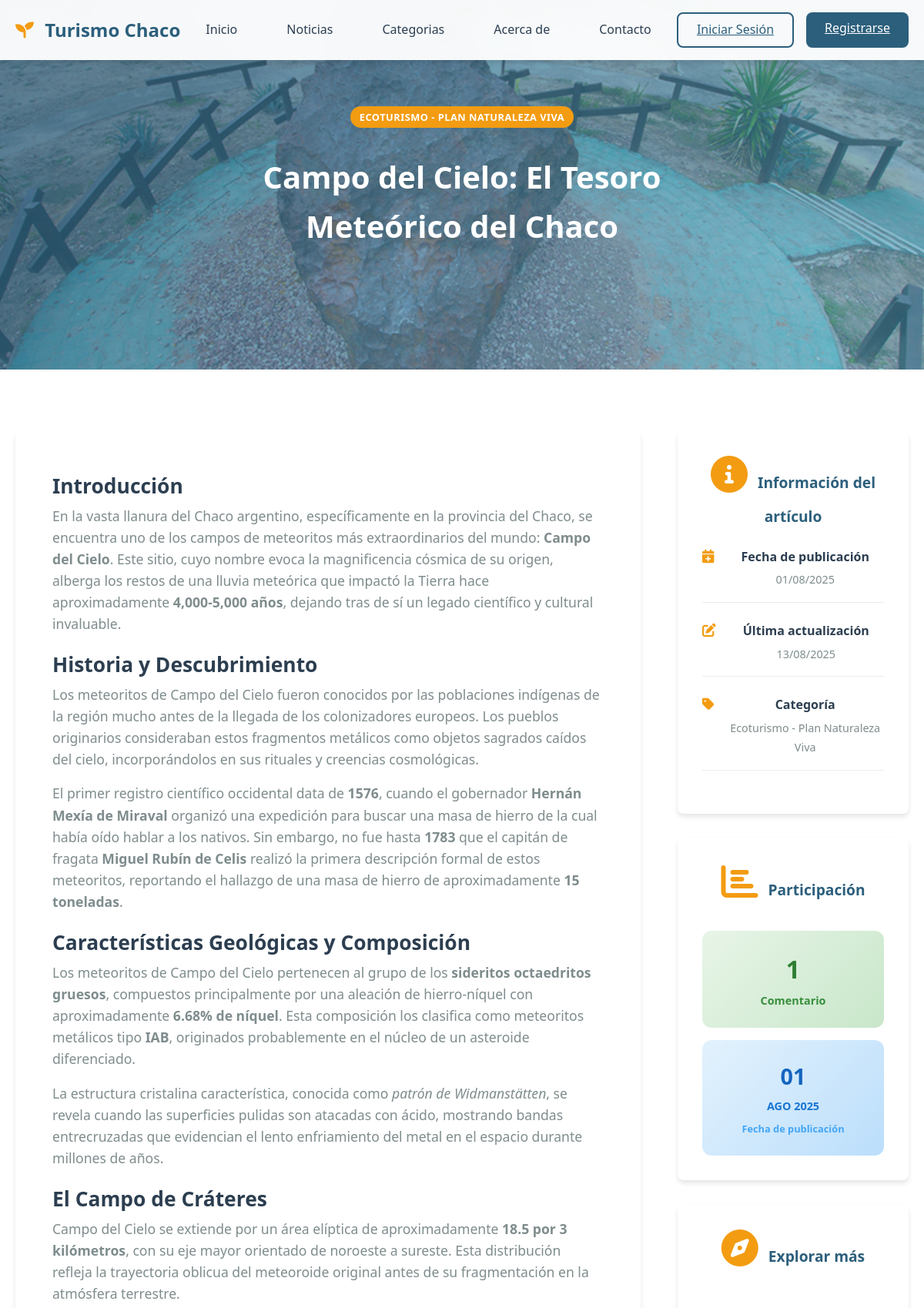
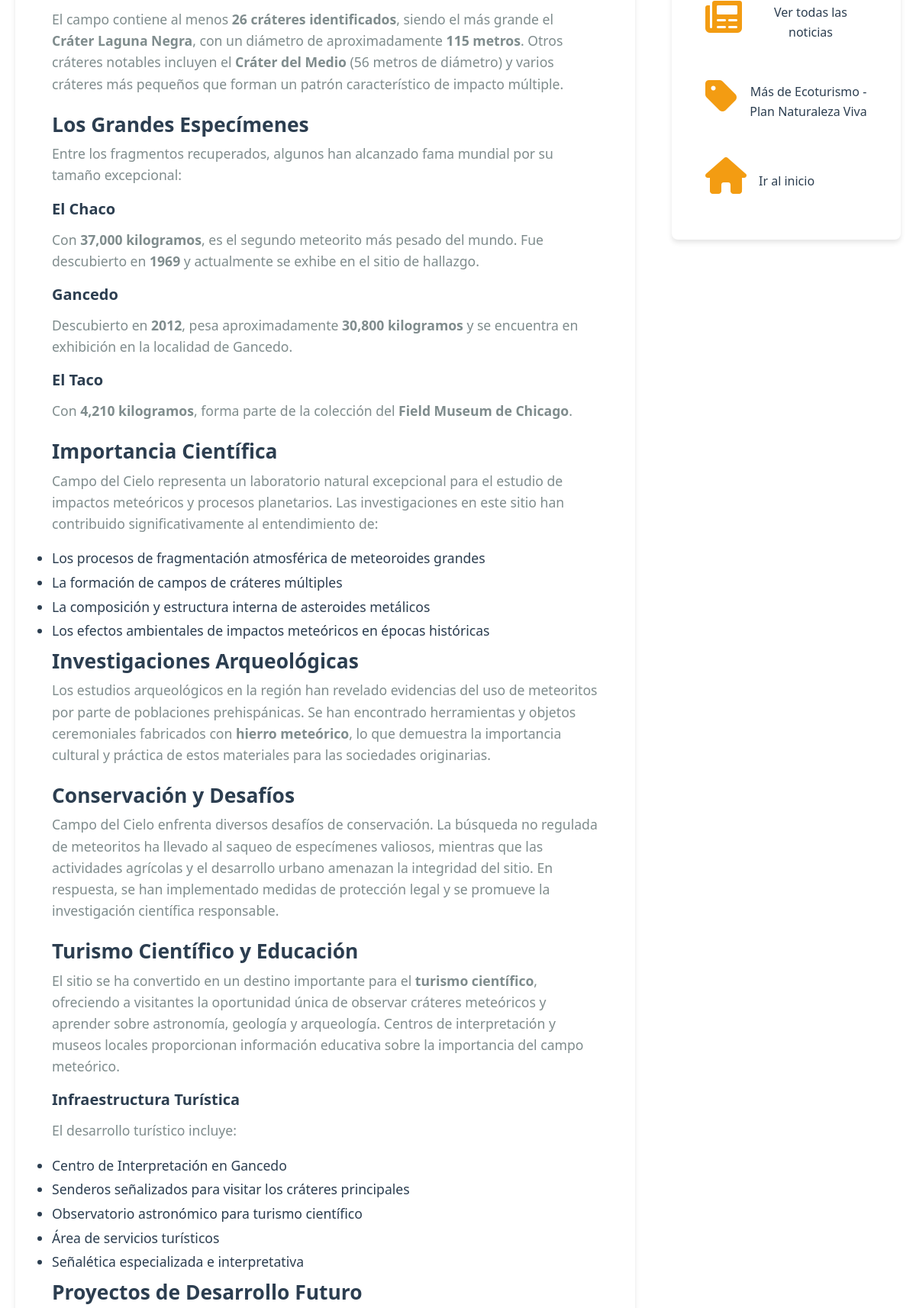
The page /Articulos/Detalle/1/ (upper part) on the database its author committed (2 pictures, top to bottom).
### apps/articulos/models.py (models this page shows, shortened)
class Articulo(models.Model):
    creado = models.DateTimeField(
        auto_now_add=True
    )
    modificado = models.DateTimeField(
        auto_now=True
    )
    titulo = models.CharField(max_length=50)
    contenido = models.TextField()
    resumen = models.TextField(max_length=300, help_text="Breve descripción del artículo")
    imagen_destacada = models.ImageField(upload_to='articulos', blank=True, null=True)
    tags = models.CharField(max_length=200, blank=True, help_text="Separar con comas")
    categoria= models.ForeignKey(Categoria, null=True, on_delete=models.CASCADE)
    def misComentarios(self):
        return self.comentario_set.all()

### apps/genericos/models.py (models this page shows, shortened)
class Categoria(models.Model):
	nombre = models.CharField(max_length=60)
	imagen = models.ImageField(upload_to = 'categorias', null = True)

### apps/articulos/views.py (the view)
# urls.py: path('Detalle/<int:pk>/', views.detalle_articulo, name='path_detalle_articulo'),
def detalle_articulo(request, pk):
    articulo = get_object_or_404(Articulo, pk=pk)
    context = {
        'articulo': articulo,
    }
    return render(request, 'articulos/detalle.html', context)

### templates/articulos/detalle.html (shortened to what this page needs)
{% extends "base.html" %}
{% load static %}
{% block contenido_cuerpo %}
<section class="hero hero-article" {% if articulo.imagen_destacada %}data-bg="{{ articulo.imagen_destacada.url }}"{% else %}data-bg="{% static 'img/portada.jpg' %}"{% endif %}>
    <div class="hero-content">
        <div class="container">
            <div style="margin-bottom: 1rem;">
                <span class="news-category">{{ articulo.categoria.nombre|upper|default:"TURISMO" }}</span>
            </div>
            <h1 class="hero-title" style="font-size: 2.5rem; margin-bottom: 1rem;">{{ articulo.titulo }}</h1>
        </div>
    </div>
</section>
<section class="news-section">
    <div class="container">
        <div style="display: grid; grid-template-columns: 1fr 300px; gap: 3rem; max-width: 1200px; margin: 0 auto;">
            <main class="news-card" style="padding: 3rem; margin-bottom: 0;">
                <div class="news-content" style="padding: 0;">
                    <div style="font-size: 1.1rem; line-height: 1.8; color: var(--text-dark);">
                        {{ articulo.contenido|safe }}
                    </div>
                </div>
            </main>
            <aside style="display: flex; flex-direction: column; gap: 2rem;">
                <div class="highlight-card">
                    <h3 style="color: var(--primary-color); font-size: 1.2rem; margin-bottom: 1.5rem;">
                        <i class="fas fa-info-circle" style="color: var(--accent-color); margin-right: 0.5rem;"></i>
                        Información del artículo
                    </h3>
                    <div style="display: flex; align-items: flex-start; gap: 1rem; margin-bottom: 1.5rem; padding-bottom: 1rem; border-bottom: 1px solid var(--gray-medium);">
                        <i class="fas fa-calendar-plus" style="color: var(--accent-color); font-size: 1.1rem; margin-top: 0.2rem;"></i>
                        <div style="flex: 1;">
                            <strong style="display: block; color: var(--text-dark); font-weight: 600; margin-bottom: 0.25rem;">Fecha de publicación</strong>
                            <span style="color: var(--text-light); font-size: 0.9rem;">{{ articulo.creado|date:"d/m/Y" }}</span>
                        </div>
                    </div>
                    <div style="display: flex; align-items: flex-start; gap: 1rem; margin-bottom: 1.5rem; padding-bottom: 1rem; border-bottom: 1px solid var(--gray-medium);">
                        <i class="fas fa-edit" style="color: var(--accent-color); font-size: 1.1rem; margin-top: 0.2rem;"></i>
                        <div style="flex: 1;">
                            <strong style="display: block; color: var(--text-dark); font-weight: 600; margin-bottom: 0.25rem;">Última actualización</strong>
                            <span style="color: var(--text-light); font-size: 0.9rem;">{{ articulo.modificado|date:"d/m/Y" }}</span>
                        </div>
                    </div>
                    {% if articulo.categoria %}
                        <div style="display: flex; align-items: flex-start; gap: 1rem; margin-bottom: 1.5rem; padding-bottom: 1rem; border-bottom: 1px solid var(--gray-medium);">
                            <i class="fas fa-tag" style="color: var(--accent-color); font-size: 1.1rem; margin-top: 0.2rem;"></i>
                            <div style="flex: 1;">
                                <strong style="display: block; color: var(--text-dark); font-weight: 600; margin-bottom: 0.25rem;">Categoría</strong>
                                <span style="color: var(--text-light); font-size: 0.9rem;">{{ articulo.categoria.nombre }}</span>
                            </div>
                        </div>
                    {% endif %}
                </div>
                <div class="highlight-card">
                    <h3 style="color: var(--primary-color); font-size: 1.2rem; margin-bottom: 1.5rem;">
                        <i class="fas fa-chart-bar" style="color: var(--accent-color); margin-right: 0.5rem;"></i>
                        Participación
                    </h3>
                    <div class="stats" style="display: flex; flex-direction: column; gap: 1rem; margin: 0; text-align: center;">
                        <div class="stat" style="background: linear-gradient(135deg, #e8f5e8, #c8e6c9); padding: 1.5rem; border-radius: 12px;">
                            <h3 style="margin-bottom: 0.25rem; color: #2e7d32; font-size: 2rem;">{{ articulo.misComentarios.count }}</h3>
                            <p style="font-size: 0.9rem; color: #388e3c; font-weight: 600; margin: 0;">
                                Comentario{{ articulo.misComentarios.count|pluralize }}
                            </p>
                        </div>
                        <div class="stat" style="background: linear-gradient(135deg, #e3f2fd, #bbdefb); padding: 1.5rem; border-radius: 12px;">
                            <h3 style="margin-bottom: 0.25rem; color: #1565c0; font-size: 1.8rem;">{{ articulo.creado|date:"d" }}</h3>
                            <p style="font-size: 0.9rem; color: #1976d2; font-weight: 600; margin: 0;">{{ articulo.creado|date:"M Y"|upper }}</p>
                            <p style="font-size: 0.8rem; color: #42a5f5; margin: 0.5rem 0 0 0;">Fecha de publicación</p>
                        </div>
                    </div>
                </div>
                <div class="highlight-card">
                    <h3 style="color: var(--primary-color); font-size: 1.2rem; margin-bottom: 1.5rem;">
                        <i class="fas fa-compass" style="color: var(--accent-color); margin-right: 0.5rem;"></i>
                        Explorar más
                    </h3>
                    <div style="display: flex; flex-direction: column; gap: 1rem;">
                        <a href="{% url 'articulos:path_listar_articulos' %}"
                           style="display: flex; align-items: center; gap: 1rem; color: var(--text-dark); text-decoration: none; padding: 0.75rem; border-radius: 8px; transition: background-color 0.3s ease;"
                           onmouseover="this.style.backgroundColor='#f8f9fa'"
                           onmouseout="this.style.backgroundColor='transparent'">
                            <i class="fas fa-newspaper" style="color: var(--accent-color);"></i>
                            <span style="font-weight: 500;">Ver todas las noticias</span>
                        </a>
                        {% if articulo.categoria %}
                        <a href="{% url 'articulos:path_filtro_categoria' articulo.categoria.pk %}"
                           style="display: flex; align-items: center; gap: 1rem; color: var(--text-dark); text-decoration: none; padding: 0.75rem; border-radius: 8px; transition: background-color 0.3s ease;"
                           onmouseover="this.style.backgroundColor='#f8f9fa'"
                           onmouseout="this.style.backgroundColor='transparent'">
                            <i class="fas fa-tag" style="color: var(--accent-color);"></i>
                            <span style="font-weight: 500;">Más de {{ articulo.categoria.nombre }}</span>
                        </a>
                        {% endif %}
                        <a href="{% url 'path_home' %}"
                           style="display: flex; align-items: center; gap: 1rem; color: var(--text-dark); text-decoration: none; padding: 0.75rem; border-radius: 8px; transition: background-color 0.3s ease;"
                           onmouseover="this.style.backgroundColor='#f8f9fa'"
                           onmouseout="this.style.backgroundColor='transparent'">
                            <i class="fas fa-home" style="color: var(--accent-color);"></i>
                            <span style="font-weight: 500;">Ir al inicio</span>
                        </a>
                    </div>
                </div>
            </aside>
        </div>
    </div>
</section>
{% endblock contenido_cuerpo %}

### static/css/styles.css (style rules this page uses)
* { margin: 0; padding: 0; box-sizing: border-box; }
:root { --primary-color: #2c5f7c; --secondary-color: #4a9ebb; --accent-color: #f39c12; --text-dark: #2c3e50; --text-light: #7f8c8d; --white: #ffffff; --gray-light: #f8f9fa; --gray-medium: #e9ecef; --success-color: #27ae60; --shadow: 0 4px 6px rgba(0, 0, 0, 0.1); --shadow-lg: 0 10px 25px rgba(0, 0, 0, 0.15); --border-radius: 8px; --transition: all 0.3s ease; }
body { font-family: 'Segoe UI', Tahoma, Geneva, Verdana, sans-serif; line-height: 1.6; color: var(--text-dark); overflow-x: hidden; }
.container { max-width: 1200px; margin: 0 auto; padding: 0 20px; }
.hero { height: 100vh; background: linear-gradient(135deg, rgba(44, 95, 124, 0.8), rgba(74, 158, 187, 0.6)), url('../img/portada.jpg') center/cover; display: flex; align-items: center; justify-content: center; text-align: center; color: var(--white); position: relative; }
.hero-content { max-width: 800px; padding: 0 20px; z-index: 2; }
.hero-title { font-size: 3.5rem; font-weight: 700; margin-bottom: 1rem; animation: fadeInUp 1s ease; }
.highlight-card { background: var(--white); padding: 2rem; border-radius: var(--border-radius); text-align: center; box-shadow: var(--shadow); transition: var(--transition); position: relative; overflow: hidden; }
.highlight-card::before { content: ''; position: absolute; top: 0; left: -100%; width: 100%; height: 4px; background: linear-gradient(90deg, var(--primary-color), var(--accent-color)); transition: var(--transition); }
.highlight-card i { font-size: 3rem; color: var(--accent-color); margin-bottom: 1rem; }
.highlight-card h3 { font-size: 1.5rem; margin-bottom: 1rem; color: var(--primary-color); }
.news-section { padding: 5rem 0; }
.news-card { background: var(--white); border-radius: var(--border-radius); overflow: hidden; box-shadow: var(--shadow); transition: var(--transition); cursor: pointer; }
.news-content { padding: 1.5rem; }
.news-category { display: inline-block; background: var(--accent-color); color: var(--white); padding: 0.25rem 0.75rem; border-radius: 20px; font-size: 0.8rem; font-weight: 600; text-transform: uppercase; letter-spacing: 0.5px; margin-bottom: 1rem; }
.news-content h3 { font-size: 1.25rem; margin-bottom: 0.75rem; color: var(--text-dark); font-weight: 600; line-height: 1.4; }
.news-content p { color: var(--text-light); margin-bottom: 1rem; line-height: 1.6; }
.stats { display: flex; gap: 2rem; margin-top: 2rem; }
.stat { text-align: center; }
.stat h3 { font-size: 2.5rem; color: var(--accent-color); font-weight: 700; margin-bottom: 0.5rem; }
.stat p { color: var(--text-dark); font-weight: 600; margin: 0; }

### templates/articulos/detalle.html (style rules this page uses)
.hero-article { height: 60vh; background: linear-gradient(135deg, rgba(44, 95, 124, 0.8), rgba(74, 158, 187, 0.6)), var(--bg-image) center/cover; }

### rows shown on the page
Articulo: categoria.nombre "ECOTURISMO - PLAN NATURALEZA VIVA", titulo "Campo del Cielo: El Tesoro Meteórico del Chaco", contenido "Introducción En la vasta llanura del Chaco argentino, específicamente en la provincia del Chaco, se encuentra uno de los campos de meteoritos más extraordinarios del mundo: Campo del Cielo . Este sitio, cuyo nombre evoca la magnificencia cósmica de su origen, alberga los restos de una lluvia meteórica que impactó la Tierra hace aproximadamente 4,000-5,000 años , dejando tras de sí un legado científico y cultural invaluable. Historia y Descubrimiento Los meteoritos de Campo del Cielo fueron conocidos por las poblaciones indígenas de la región mucho antes de la llegada de los colonizadores europeos. Los pueblos originarios consideraban estos fragmentos metálicos como objetos sagrados caídos…", creado "01/08/2025", modificado "13/08/2025", categoria.nombre "Ecoturismo - Plan Naturaleza Viva", misComentarios.count "1", creado "01", creado "AGO 2025"
